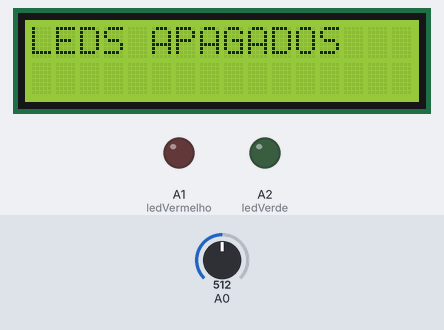
This sketch was run on a simulated Arduino Uno, built with avr-gcc and run on an emulated ATmega328P. Parts: 16×2 character LCD, output pins drawn as LEDs (lit = HIGH). Dashed ring = blinking. Inputs (shaded band) come from the test bench; at power-on: A0 = 512.

Above: at 1.2 s.
1.3 s: A0 set to 409
2.8 s: A0 set to 389
At 3.03 s:
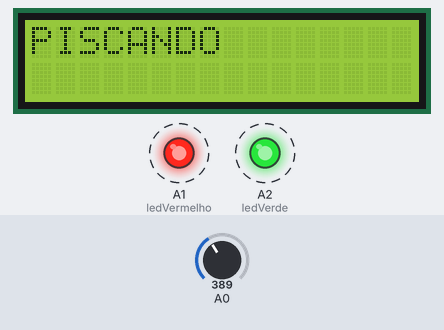
5.2 s: A0 set to 211
At 5.78 s:
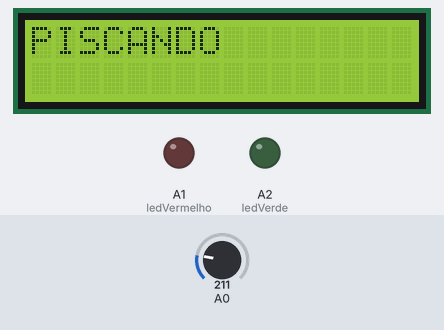
7.1 s: A0 set to 192
At 9.8 s:
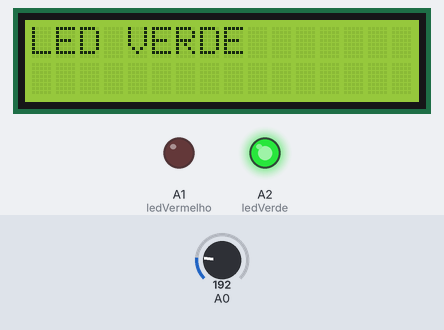
10.1 s: A0 set to 83
11.6 s: A0 set to 74
At 12.2 s:
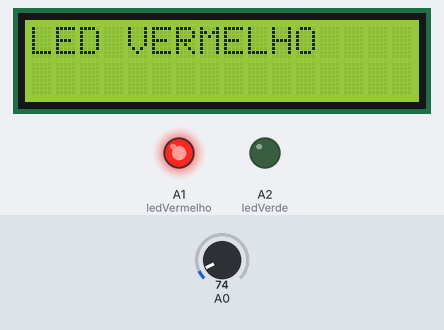
Timing chart, 0 to 14.1 s (numbered marks = the images above; inputs shaded):
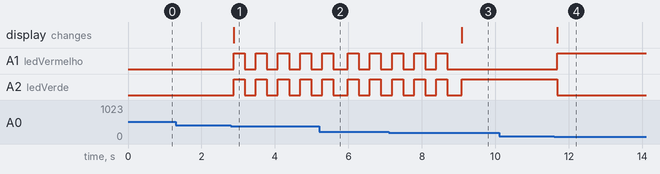

The sketch:

sketch_jun25a.ino
```cpp
#include <LiquidCrystal.h>


const int rs = 8, en = 9, d4 = 4, d5 = 5, d6 = 6, d7 = 7;
LiquidCrystal lcd(rs, en, d4, d5, d6, d7);


// LEDs
const int ledVermelho = A1;
const int ledVerde = A2;


void setup() {


  lcd.begin(16, 2);
  Serial.begin(9600);


  pinMode(ledVermelho, OUTPUT);
  pinMode(ledVerde, OUTPUT);


  lcd.setCursor(0, 0);
  lcd.print("CONTROLE LEDS");
  lcd.setCursor(0, 1);
  lcd.print(" VERDE/VERMELHO");
}


void select() {
  lcd.clear();
  lcd.setCursor(0, 0);
  lcd.print("DOWM-PI/LEFT-DES");
  lcd.setCursor(0,1);
  lcd.print("UP-VD/RIGHT-VM");
  }


void left() {
  digitalWrite(ledVermelho, LOW);
  digitalWrite(ledVerde, LOW);


  lcd.clear();
  lcd.setCursor(0, 0);
  lcd.print("LEDS APAGADOS");
}


void up() {
  lcd.clear();
  lcd.setCursor(0, 0);
  lcd.print("LED VERDE");


  digitalWrite(ledVermelho, LOW);
  digitalWrite(ledVerde, HIGH);
}


void down() {
  lcd.clear();
  lcd.setCursor(0, 0);
  lcd.print("PISCANDO");


  for (int i = 0; i < 5; i++) {
    digitalWrite(ledVermelho, HIGH);
    digitalWrite(ledVerde, HIGH);
    delay(300);


    digitalWrite(ledVermelho, LOW);
    digitalWrite(ledVerde, LOW);
    delay(300);
  }
}


void right() {
  lcd.clear();
  lcd.setCursor(0, 0);
  lcd.print("LED VERMELHO");


  digitalWrite(ledVerde, LOW);
  digitalWrite(ledVermelho, HIGH);
}


void loop() {


  int leitura = analogRead(A0);


  if (leitura < 80) {
    right();
  }
  else if (leitura < 200) {
    up();
  }
  else if (leitura < 400) {
    down();
  }
  else if (leitura < 600) {
    left();
  }
  else if (leitura < 800) {
    select();
  }


  delay(100);
}
```

Measured:
- the behaviour switches between 400 and 399 on A0 (found by bisection; images 0 and 1)
- the behaviour switches between 200 and 199 on A0 (found by bisection; images 2 and 3)
- the behaviour switches between 80 and 79 on A0 (found by bisection; images 3 and 4)
- after the input at 1.3 s, every drawn part: stays the same
- after the input at 2.8 s, A1 (ledVermelho), A2 (ledVerde): alternates HIGH for 0.30 s and LOW for 0.30 s, starting after 0.08 s; the display: changes after 0.08 s (image 1)
- after the input at 7.1 s, A1 (ledVermelho): goes on until 8.7 s, then stays LOW; A2 (ledVerde): goes on until 9.1 s, then stays HIGH; the display: changes after 2.0 s (image 3)
- after the input at 10.1 s, every drawn part: stays the same
- after the input at 11.6 s, A1 (ledVermelho): LOW → HIGH after 0.08 s; A2 (ledVerde): HIGH → LOW after 0.08 s; the display: changes after 0.08 s (image 4)
